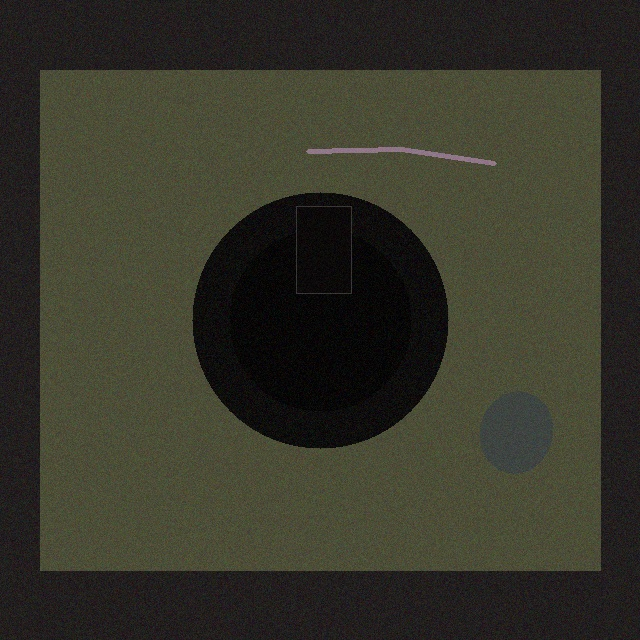
#> input picture backend/ml/dataset/train/images/camera_train_0000.jpg, 640 x 640 px
$ python -i preprocessor.py   (imports and definitions only)   (older library calls are emulated)
#> lines starting #> are read from the running program, lines starting #| are printed output that depends on the picture; after the words box and inside, x2 and y2 are one past the last pixel; in counts of white or black regions, pixels touching at a corner belong together
import cv2
import numpy as np
from typing import Dict, Any, Tuple, List

class ImagePreprocessor:
    """
    OpenCV preprocessing and image quality validation pipeline for ReLife AI inspection.
    """
    def __init__(self, blur_threshold: float = 100.0, min_brightness: float = 40.0, max_brightness: float = 225.0):
        self.blur_threshold = blur_threshold
        self.min_brightness = min_brightness
        self.max_brightness = max_brightness
        self.clahe = cv2.createCLAHE(clipLimit=2.5, tileGridSize=(8, 8))

    def check_blur(self, image: np.ndarray) -> Tuple[bool, float]:
        """
        Calculates Laplacian variance to detect out-of-focus or motion-blurred captures.
        Returns: (is_sharp: bool, score: float)
        """
        if len(image.shape) == 3:
            gray = cv2.cvtColor(image, cv2.COLOR_BGR2GRAY)
        else:
            gray = image
        variance = float(cv2.Laplacian(gray, cv2.CV_64F).var())
        is_sharp = variance >= self.blur_threshold
        return is_sharp, variance

    def check_lighting(self, image: np.ndarray) -> Tuple[bool, float, str]:
        """
        Checks mean brightness and histogram distribution.
        Returns: (is_good: bool, mean_brightness: float, status: str)
        """
        if len(image.shape) == 3:
            gray = cv2.cvtColor(image, cv2.COLOR_BGR2GRAY)
        else:
            gray = image
        mean_b = float(np.mean(gray))
        if mean_b < self.min_brightness:
            return False, mean_b, "underexposed"
        elif mean_b > self.max_brightness:
            return False, mean_b, "overexposed"
        else:
            return True, mean_b, "optimal"

    def enhance(self, image: np.ndarray) -> np.ndarray:
        """
        Applies Contrast Limited Adaptive Histogram Equalization (CLAHE) on LAB color space,
        followed by bilateral filtering to preserve edge detail while denoising surface reflections.
        """
        if len(image.shape) != 3:
            return self.clahe.apply(image)

        lab = cv2.cvtColor(image, cv2.COLOR_BGR2LAB)
        l, a, b = cv2.split(lab)
        l_clahe = self.clahe.apply(l)
        enhanced_lab = cv2.merge((l_clahe, a, b))
        enhanced_bgr = cv2.cvtColor(enhanced_lab, cv2.COLOR_LAB2BGR)

        # Bilateral filter reduces sensor noise while preserving sharp crack/scratch edges
        denoised = cv2.bilateralFilter(enhanced_bgr, d=5, sigmaColor=50, sigmaSpace=50)
        return denoised

    def detect_edges_fallback(self, image: np.ndarray) -> Dict[str, Any]:
        """
        Backup edge detection via Canny + contour morphology.
        Used as a secondary signal to verify surface fissures or frame deformations.
        """
        if len(image.shape) == 3:
            gray = cv2.cvtColor(image, cv2.COLOR_BGR2GRAY)
        else:
            gray = image

        blurred = cv2.GaussianBlur(gray, (5, 5), 0)
        edges = cv2.Canny(blurred, 50, 150)
        contours, _ = cv2.findContours(edges, cv2.RETR_EXTERNAL, cv2.CHAIN_APPROX_SIMPLE)

        significant_contours = [c for c in contours if cv2.contourArea(c) > 50]
        total_edge_density = float(np.sum(edges > 0) / (image.shape[0] * image.shape[1]))

        return {
            "edge_density": round(total_edge_density, 4),
            "contour_count": len(significant_contours),
            "potential_anomaly_detected": total_edge_density > 0.035 or len(significant_contours) > 15
        }

    def validate_and_preprocess(self, image: np.ndarray) -> Dict[str, Any]:
        """
        Full pipeline: quality checks + enhancement.
        """
        is_sharp, blur_score = self.check_blur(image)
        is_light_good, brightness_score, light_status = self.check_lighting(image)
        pass_quality = is_sharp and is_light_good

        enhanced_img = self.enhance(image)
        edge_data = self.detect_edges_fallback(enhanced_img)

        return {
            "pass_quality": pass_quality,
            "blur": {"is_sharp": is_sharp, "score": round(blur_score, 2)},
            "lighting": {"is_good": is_light_good, "brightness": round(brightness_score, 2), "status": light_status},
            "edge_analysis": edge_data,
            "enhanced_image": enhanced_img
        }

>>> import cv2
>>> picture = cv2.imread('../../../ml/dataset/train/images/camera_train_0000.jpg')
#> picture is the input picture: shape (640, 640, 3); mean B, G, R 41.9, 54, 54.5
>>> result = ImagePreprocessor().validate_and_preprocess(picture)
#> in check_blur, `gray = cv2.cvtColor(image, cv2.COLOR_BGR2GRAY)`:
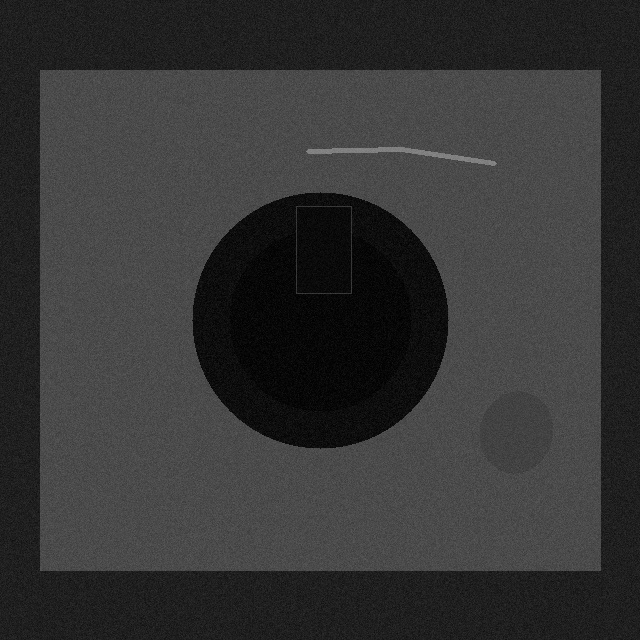
#> gray: shape (640, 640); min 0, max 141, mean 52.8
#> in check_blur, `variance = float(cv2.Laplacian(gray, cv2.CV_64F).var())`: variance = 785.8
#> in check_blur, `is_sharp = variance >= self.blur_threshold`: is_sharp = True
#> in validate_and_preprocess, `is_sharp, blur_score = self.check_blur(image)`: blur_score = 785.8
#> in check_lighting, `mean_b = float(np.mean(gray))`: mean_b = 52.79
#> in validate_and_preprocess, `is_light_good, brightness_score, light_status = self.check_lighting(im..`: is_light_good = True; brightness_score = 52.79; light_status = 'optimal'
#> in validate_and_preprocess, `pass_quality = is_sharp and is_light_good`: pass_quality = True
#> in enhance, `lab = cv2.cvtColor(image, cv2.COLOR_BGR2LAB)`: lab: shape (640, 640, 3); mean of channels 0, 1, 2 56.3, 125.9, 135.3
#> in enhance, `l, a, b = cv2.split(lab)`:
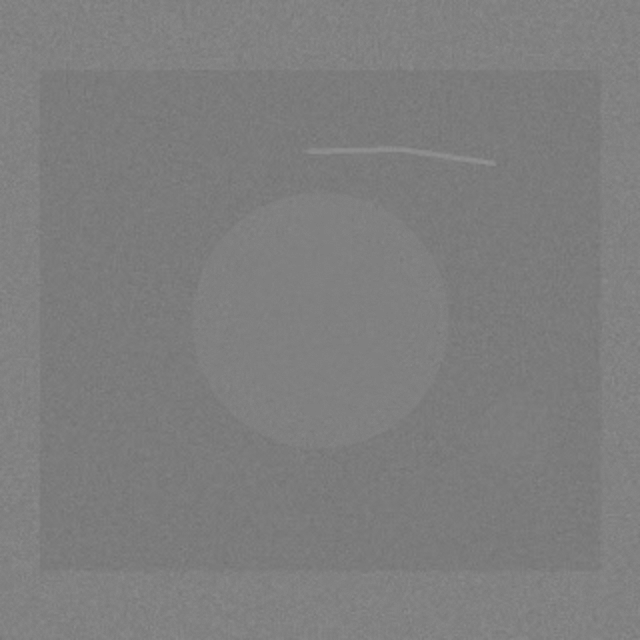
#> a: shape (640, 640); min 113, max 147, mean 125.9
#> in enhance, `l, a, b = cv2.split(lab)`:
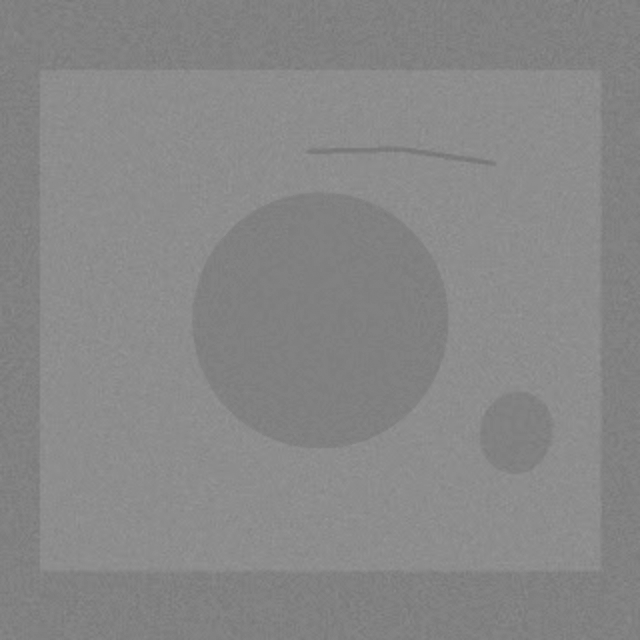
#> b: shape (640, 640); min 116, max 151, mean 135.3
#> in enhance, `l_clahe = self.clahe.apply(l)`:
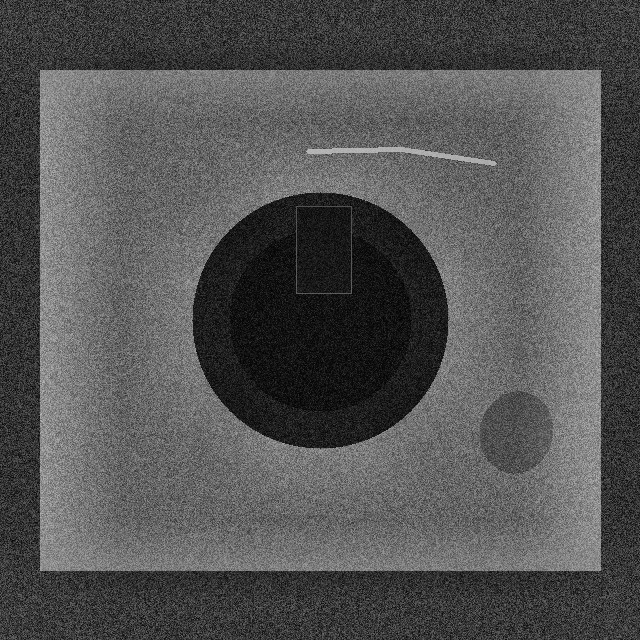
#> l_clahe: shape (640, 640); min 2, max 189, mean 83.6
#> in enhance, `enhanced_lab = cv2.merge((l_clahe, a, b))`: enhanced_lab: shape (640, 640, 3); mean of channels 0, 1, 2 83.6, 125.9, 135.3
#> in enhance, `enhanced_bgr = cv2.cvtColor(enhanced_lab, cv2.COLOR_LAB2BGR)`:
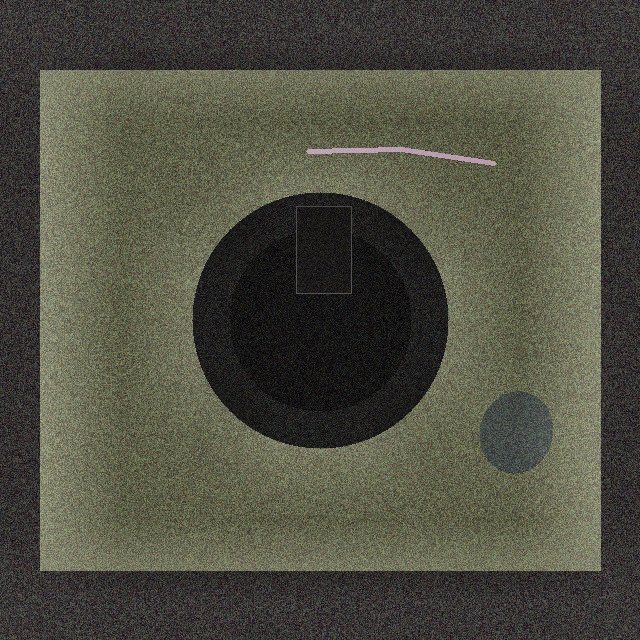
#> enhanced_bgr: shape (640, 640, 3); mean B, G, R 66.5, 79.3, 79.8
#> in detect_edges_fallback, `edges = cv2.Canny(blurred, 50, 150)`:
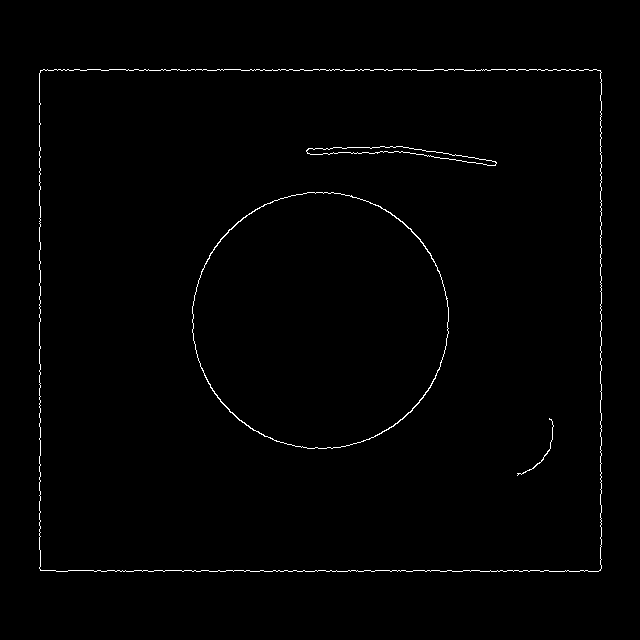
#> edges: shape (640, 640); 0.86% white in thin lines or dots, all inside (x1, y1, x2, y2) = (39, 69, 602, 572)
#> in detect_edges_fallback, `contours, _ = cv2.findContours(edges, cv2.RETR_EXTERNAL, cv2.CHAIN_APP..`: contours = 1 contour; box (x1, y1, x2, y2) and area: (39, 69, 602, 572) 281110
#> in detect_edges_fallback, `significant_contours = [c for c in contours if cv2.contourArea(c) > 50]`: significant_contours has the same summary as contours
#> in detect_edges_fallback, `total_edge_density = float(np.sum(edges > 0) / (image.shape[0] * image..`: total_edge_density = 0.00864
#> in validate_and_preprocess, `edge_data = self.detect_edges_fallback(enhanced_img)`: edge_data = {'edge_density': 0.0086, 'contour_count': 1, 'potential_anomaly_detected': False}
#> result = 5 items

$ run again, on backend/ml/dataset/train/images/camera_train_0003.jpg
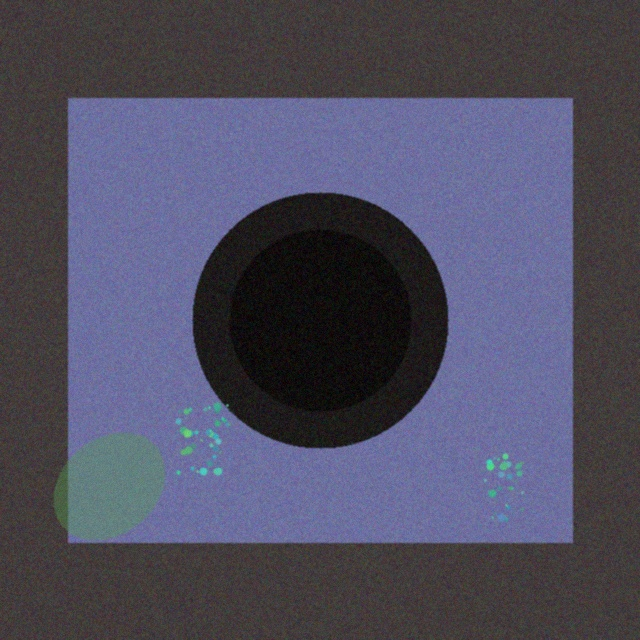
#> input picture backend/ml/dataset/train/images/camera_train_0003.jpg, 640 x 640 px
#> picture is the input picture: shape (640, 640, 3); mean B, G, R 96, 77.1, 78.4
#> in check_blur, `gray = cv2.cvtColor(image, cv2.COLOR_BGR2GRAY)`:
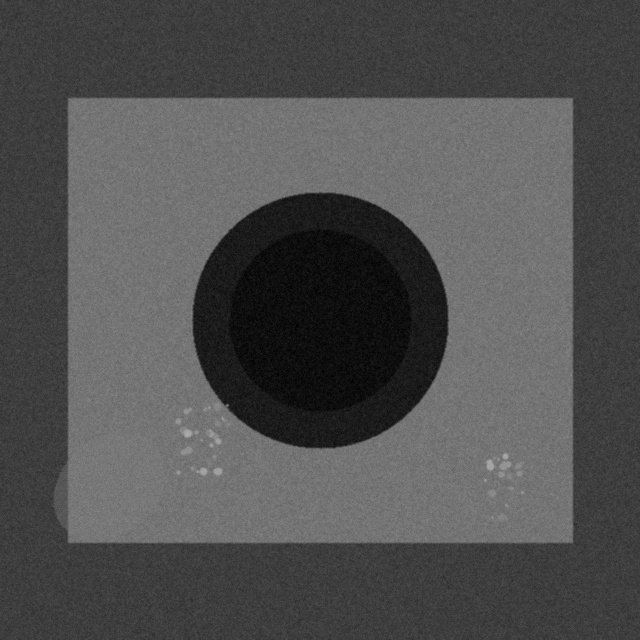
#> gray: shape (640, 640); min 0, max 177, mean 79.7
#> variance = 418.1
#> in check_blur, `is_sharp = variance >= self.blur_threshold`: is_sharp = True
#> in validate_and_preprocess, `is_sharp, blur_score = self.check_blur(image)`: blur_score = 418.1
#> mean_b = 79.67
#> is_light_good = True; brightness_score = 79.67; light_status = 'optimal'
#> pass_quality = True
#> lab: shape (640, 640, 3); mean of channels 0, 1, 2 84.7, 133.3, 118.1
#> enhanced_lab: shape (640, 640, 3); mean of channels 0, 1, 2 101.9, 133.3, 118.1
#> in detect_edges_fallback, `edges = cv2.Canny(blurred, 50, 150)`:
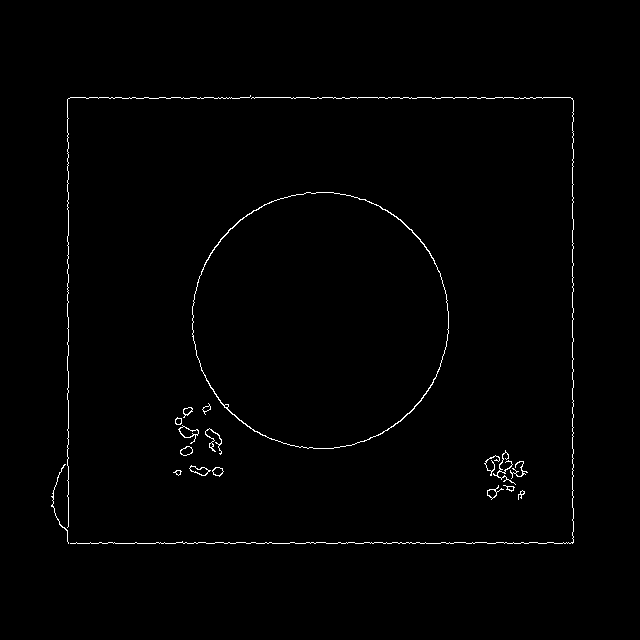
#> edges: shape (640, 640); 0.9% white in thin lines or dots, all inside (x1, y1, x2, y2) = (51, 95, 574, 544)
#> contours = 19 contours, 6 with area under 20; largest, box (x1, y1, x2, y2) and area: (192, 192, 449, 449) 51652, (178, 425, 199, 444) 136, (189, 465, 211, 476) 105, (180, 446, 193, 456) 80, (212, 467, 224, 477) 68
#> significant_contours = 7 contours; box (x1, y1, x2, y2) and area: (192, 192, 449, 449) 51652, (178, 425, 199, 444) 136, (189, 465, 211, 476) 105, (180, 446, 193, 456) 80, (212, 467, 224, 477) 68, (487, 485, 504, 500) 66, (183, 407, 193, 418) 51
#> total_edge_density = 0.00901
#> edge_data = {'edge_density': 0.009, 'contour_count': 7, 'potential_anomaly_detected': False}
#> result = 5 items

$ run again, on backend/ml/dataset/train/images/camera_train_0030.jpg
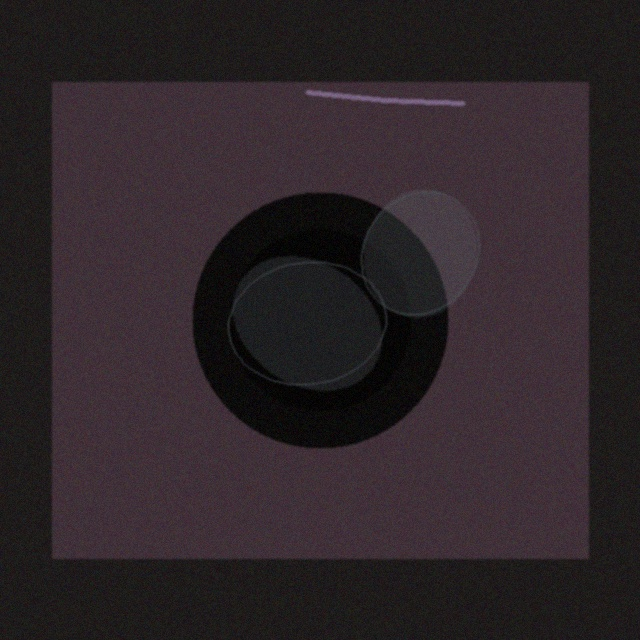
#> input picture backend/ml/dataset/train/images/camera_train_0030.jpg, 640 x 640 px
#> picture is the input picture: shape (640, 640, 3); mean B, G, R 40.8, 36.7, 45.5
#> variance = 385.8
#> in check_blur, `is_sharp = variance >= self.blur_threshold`: is_sharp = True
#> in validate_and_preprocess, `is_sharp, blur_score = self.check_blur(image)`: blur_score = 385.8
#> mean_b = 39.82
#> is_light_good = False; brightness_score = 39.82; light_status = 'underexposed'
#> pass_quality = False
#> lab: shape (640, 640, 3); mean of channels 0, 1, 2 39.9, 132.8, 127
#> in enhance, `l_clahe = self.clahe.apply(l)`:
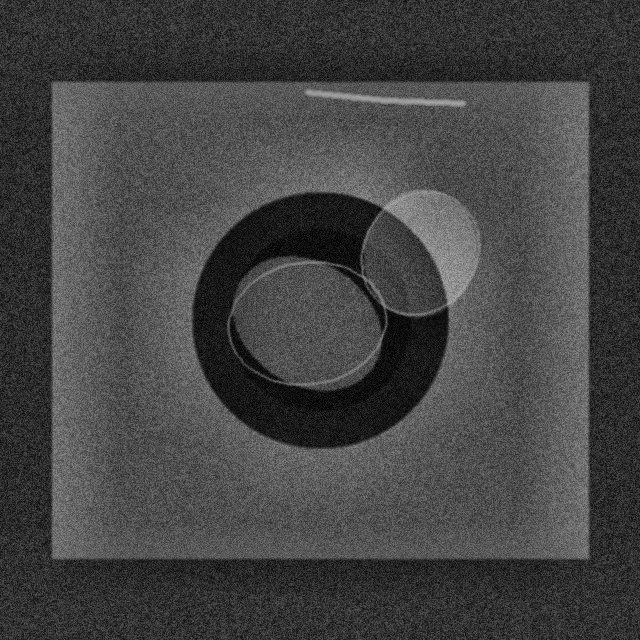
#> l_clahe: shape (640, 640); min 1, max 177, mean 67.9
#> enhanced_lab: shape (640, 640, 3); mean of channels 0, 1, 2 67.9, 132.8, 127
#> in detect_edges_fallback, `edges = cv2.Canny(blurred, 50, 150)`:
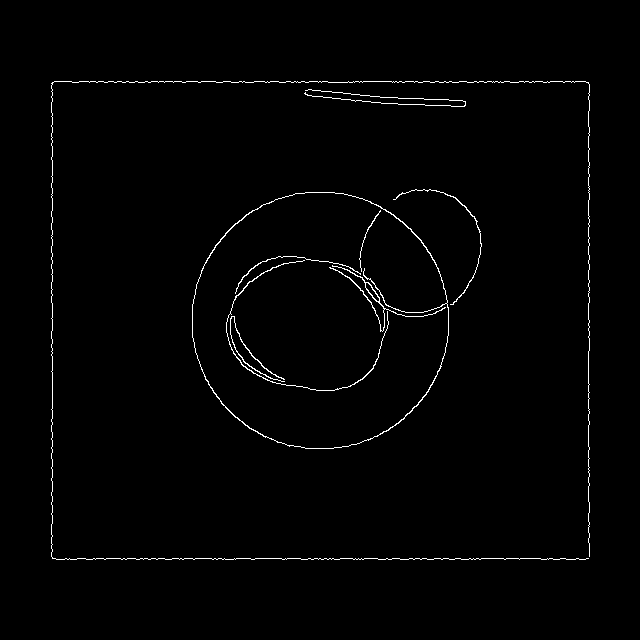
#> edges: shape (640, 640); 1.2% white in thin lines or dots, all inside (x1, y1, x2, y2) = (51, 81, 590, 560)
#> contours = 4 contours, 2 with area under 20; largest, box (x1, y1, x2, y2) and area: (192, 192, 449, 449) 51842, (393, 189, 482, 305) 50
#> significant_contours = 1 contour; box (x1, y1, x2, y2) and area: (192, 192, 449, 449) 51842
#> total_edge_density = 0.0118
#> edge_data = {'edge_density': 0.0118, 'contour_count': 1, 'potential_anomaly_detected': False}
#> result = 5 items

$ run again, on backend/ml/dataset/train/images/camera_train_0043.jpg
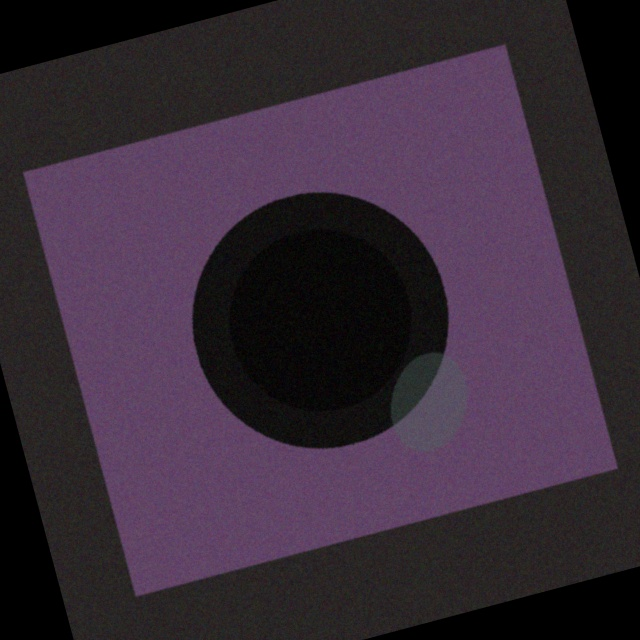
#> input picture backend/ml/dataset/train/images/camera_train_0043.jpg, 640 x 640 px
#> picture is the input picture: shape (640, 640, 3); mean B, G, R 56.3, 42.9, 56.1
#> in check_blur, `gray = cv2.cvtColor(image, cv2.COLOR_BGR2GRAY)`:
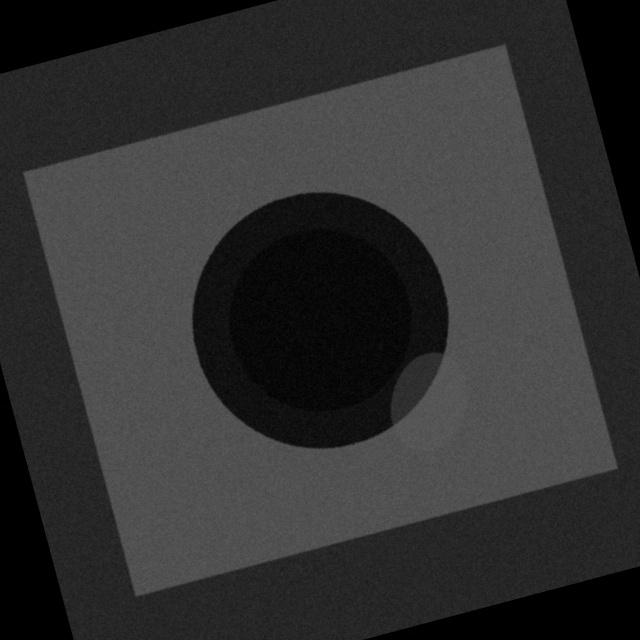
#> gray: shape (640, 640); min 0, max 96, mean 48.4
#> variance = 80.87
#> in check_blur, `is_sharp = variance >= self.blur_threshold`: is_sharp = False
#> in validate_and_preprocess, `is_sharp, blur_score = self.check_blur(image)`: blur_score = 80.87
#> mean_b = 48.37
#> is_light_good = True; brightness_score = 48.37; light_status = 'optimal'
#> pass_quality = False
#> lab: shape (640, 640, 3); mean of channels 0, 1, 2 49.8, 136.3, 122.3
#> enhanced_lab: shape (640, 640, 3); mean of channels 0, 1, 2 69.2, 136.3, 122.3
#> in detect_edges_fallback, `edges = cv2.Canny(blurred, 50, 150)`:
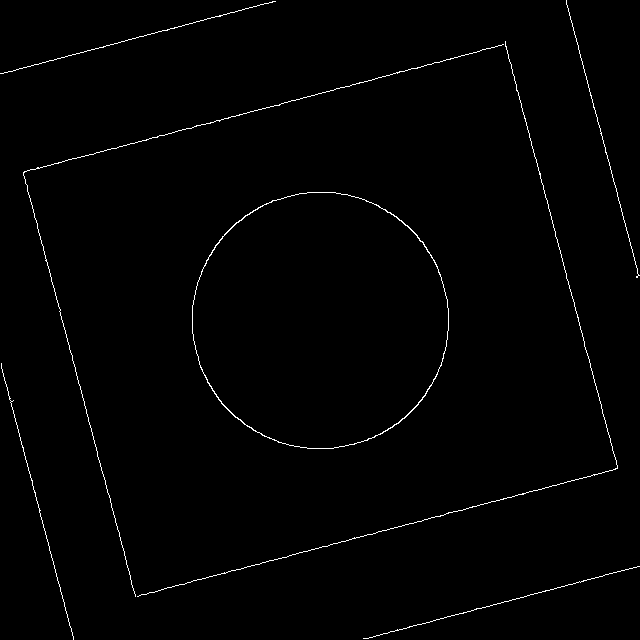
#> edges: shape (640, 640); 0.96% white in thin lines or dots
#> contours = 7 contours, 6 with area under 20; largest, box (x1, y1, x2, y2) and area: (192, 192, 449, 449) 51728
#> significant_contours = 1 contour; box (x1, y1, x2, y2) and area: (192, 192, 449, 449) 51728
#> total_edge_density = 0.00956
#> edge_data = {'edge_density': 0.0096, 'contour_count': 1, 'potential_anomaly_detected': False}
#> result = 5 items
